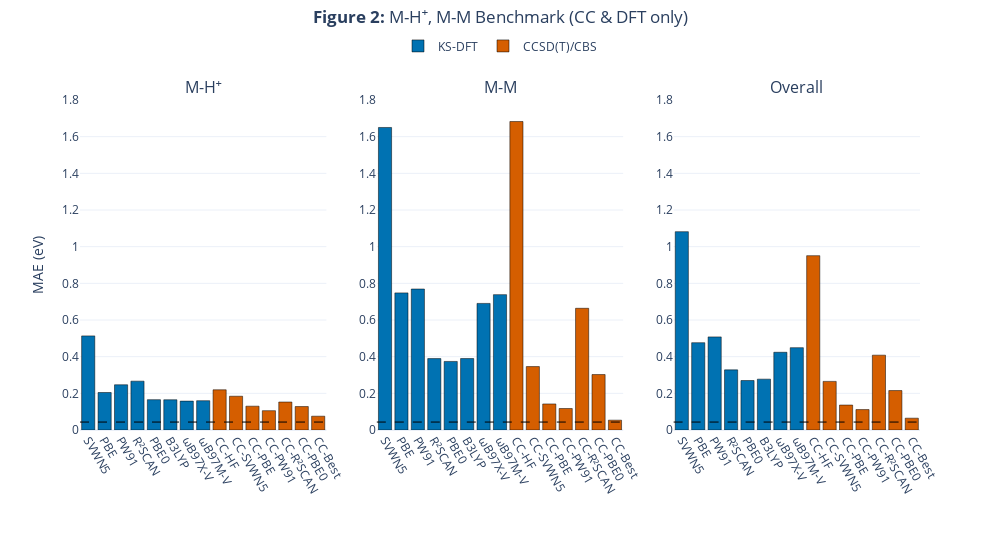

The code cell stored with this chart in its notebook:
### Code cell
# =============================================================================
# Interactive Figure 2: M-H+, M-M, Overall (no ph-AFQMC)
# =============================================================================

bond_types_2 = ['M-H+', 'M-M', 'Overall']

dfas_maes_2 = {bt: np.array(mae_data['fig2']['dft'][bt]) for bt in bond_types_2}
ccsdt_maes_2 = {bt: np.array(mae_data['fig2']['cc'][bt] + [mae_data['fig2']['cc_best'][bt]]) for bt in bond_types_2}

fig2 = make_subplots(rows=1, cols=3, subplot_titles=['M-H⁺', 'M-M', 'Overall'], horizontal_spacing=0.06)

for i, bt in enumerate(bond_types_2):
    col = i + 1
    dfa_vals = dfas_maes_2[bt] * KCAL_TO_EV
    cc_vals = ccsdt_maes_2[bt] * KCAL_TO_EV

    fig2.add_trace(go.Bar(x=dfa_labels, y=dfa_vals, name='KS-DFT' if i==0 else None,
        marker_color=COLOR_DFA, marker_line_color='black', marker_line_width=0.5,
        legendgroup='dft', showlegend=(i==0),
        hovertemplate='%{x}<br>MAE: %{y:.3f} eV<extra>KS-DFT</extra>'), row=1, col=col)

    fig2.add_trace(go.Bar(x=ccsdt_labels, y=cc_vals, name='CCSD(T)/CBS' if i==0 else None,
        marker_color=COLOR_CCSDT, marker_line_color='black', marker_line_width=0.5,
        legendgroup='cc', showlegend=(i==0),
        hovertemplate='%{x}<br>MAE: %{y:.3f} eV<extra>CCSD(T)/CBS</extra>'), row=1, col=col)

    fig2.add_hline(y=chem_acc_ev, line_dash="dash", line_color="black", line_width=1, row=1, col=col)

fig2.update_layout(
    title=dict(text='<b>Figure 2:</b> M-H⁺, M-M Benchmark (CC & DFT only)', x=0.5, y=0.98),
    height=550, width=1000, barmode='group',
    legend=dict(orientation='h', yanchor='bottom', y=1.12, xanchor='center', x=0.5),
    template='plotly_white', margin=dict(b=120, t=100),
)
fig2.update_yaxes(title_text='MAE (eV)', row=1, col=1)
fig2.update_yaxes(range=[0, 1.8])
fig2.update_xaxes(tickangle=60)
fig2.show()

### Figure 1 — Plotly figure (JSON) as saved in the notebook; plotly's stock layout.template omitted (floating-point values rounded to 4 significant figures)
{"data": [{"hovertemplate": "%{x}<br>MAE: %{y:.3f} eV<extra>KS-DFT</extra>", "legendgroup": "dft", "marker": {"color": "#0072B2", "line": {"color": "black", "width": 0.5}}, "name": "KS-DFT", "showlegend": true, "type": "bar", "x": ["SVWN5", "PBE", "PW91", "R²SCAN", "PBE0", "B3LYP", "ωB97X-V", "ωB97M-V"], "xaxis": "x", "y": [0.5133, 0.2045, 0.2467, 0.2664, 0.1655, 0.165, 0.1576, 0.1598], "yaxis": "y"}, {"hovertemplate": "%{x}<br>MAE: %{y:.3f} eV<extra>CCSD(T)/CBS</extra>", "legendgroup": "cc", "marker": {"color": "#D55E00", "line": {"color": "black", "width": 0.5}}, "name": "CCSD(T)/CBS", "showlegend": true, "type": "bar", "x": ["CC-HF", "CC-SVWN5", "CC-PBE", "CC-PW91", "CC-R²SCAN", "CC-PBE0", "CC-Best"], "xaxis": "x", "y": [0.2193, 0.1843, 0.1299, 0.1054, 0.1526, 0.1279, 0.07528], "yaxis": "y"}, {"hovertemplate": "%{x}<br>MAE: %{y:.3f} eV<extra>KS-DFT</extra>", "legendgroup": "dft", "marker": {"color": "#0072B2", "line": {"color": "black", "width": 0.5}}, "showlegend": false, "type": "bar", "x": ["SVWN5", "PBE", "PW91", "R²SCAN", "PBE0", "B3LYP", "ωB97X-V", "ωB97M-V"], "xaxis": "x2", "y": [1.65, 0.7478, 0.769, 0.3895, 0.374, 0.3898, 0.6904, 0.7384], "yaxis": "y2"}, {"hovertemplate": "%{x}<br>MAE: %{y:.3f} eV<extra>CCSD(T)/CBS</extra>", "legendgroup": "cc", "marker": {"color": "#D55E00", "line": {"color": "black", "width": 0.5}}, "showlegend": false, "type": "bar", "x": ["CC-HF", "CC-SVWN5", "CC-PBE", "CC-PW91", "CC-R²SCAN", "CC-PBE0", "CC-Best"], "xaxis": "x2", "y": [1.683, 0.346, 0.1421, 0.1172, 0.6639, 0.3024, 0.05365], "yaxis": "y2"}, {"hovertemplate": "%{x}<br>MAE: %{y:.3f} eV<extra>KS-DFT</extra>", "legendgroup": "dft", "marker": {"color": "#0072B2", "line": {"color": "black", "width": 0.5}}, "showlegend": false, "type": "bar", "x": ["SVWN5", "PBE", "PW91", "R²SCAN", "PBE0", "B3LYP", "ωB97X-V", "ωB97M-V"], "xaxis": "x3", "y": [1.082, 0.4762, 0.5078, 0.328, 0.2698, 0.2774, 0.424, 0.4491], "yaxis": "y3"}, {"hovertemplate": "%{x}<br>MAE: %{y:.3f} eV<extra>CCSD(T)/CBS</extra>", "legendgroup": "cc", "marker": {"color": "#D55E00", "line": {"color": "black", "width": 0.5}}, "showlegend": false, "type": "bar", "x": ["CC-HF", "CC-SVWN5", "CC-PBE", "CC-PW91", "CC-R²SCAN", "CC-PBE0", "CC-Best"], "xaxis": "x3", "y": [0.951, 0.2651, 0.136, 0.1113, 0.4082, 0.2152, 0.06446], "yaxis": "y3"}], "layout": {"annotations": [{"font": {"size": 16}, "showarrow": false, "text": "M-H⁺", "x": 0.1467, "xanchor": "center", "xref": "paper", "y": 1, "yanchor": "bottom", "yref": "paper"}, {"font": {"size": 16}, "showarrow": false, "text": "M-M", "x": 0.5, "xanchor": "center", "xref": "paper", "y": 1, "yanchor": "bottom", "yref": "paper"}, {"font": {"size": 16}, "showarrow": false, "text": "Overall", "x": 0.8533, "xanchor": "center", "xref": "paper", "y": 1, "yanchor": "bottom", "yref": "paper"}], "barmode": "group", "height": 550, "legend": {"orientation": "h", "x": 0.5, "xanchor": "center", "y": 1.12, "yanchor": "bottom"}, "margin": {"b": 120, "t": 100}, "shapes": [{"line": {"color": "black", "dash": "dash", "width": 1}, "type": "line", "x0": 0, "x1": 1, "xref": "x domain", "y0": 0.04337, "y1": 0.04337, "yref": "y"}, {"line": {"color": "black", "dash": "dash", "width": 1}, "type": "line", "x0": 0, "x1": 1, "xref": "x2 domain", "y0": 0.04337, "y1": 0.04337, "yref": "y2"}, {"line": {"color": "black", "dash": "dash", "width": 1}, "type": "line", "x0": 0, "x1": 1, "xref": "x3 domain", "y0": 0.04337, "y1": 0.04337, "yref": "y3"}], "title": {"text": "<b>Figure 2:</b> M-H⁺, M-M Benchmark (CC & DFT only)", "x": 0.5, "y": 0.98}, "width": 1000, "xaxis": {"anchor": "y", "domain": [0, 0.2933], "tickangle": 60}, "xaxis2": {"anchor": "y2", "domain": [0.3533, 0.6467], "tickangle": 60}, "xaxis3": {"anchor": "y3", "domain": [0.7067, 1], "tickangle": 60}, "yaxis": {"anchor": "x", "domain": [0, 1], "range": [0, 1.8], "title": {"text": "MAE (eV)"}}, "yaxis2": {"anchor": "x2", "domain": [0, 1], "range": [0, 1.8]}, "yaxis3": {"anchor": "x3", "domain": [0, 1], "range": [0, 1.8]}}}
